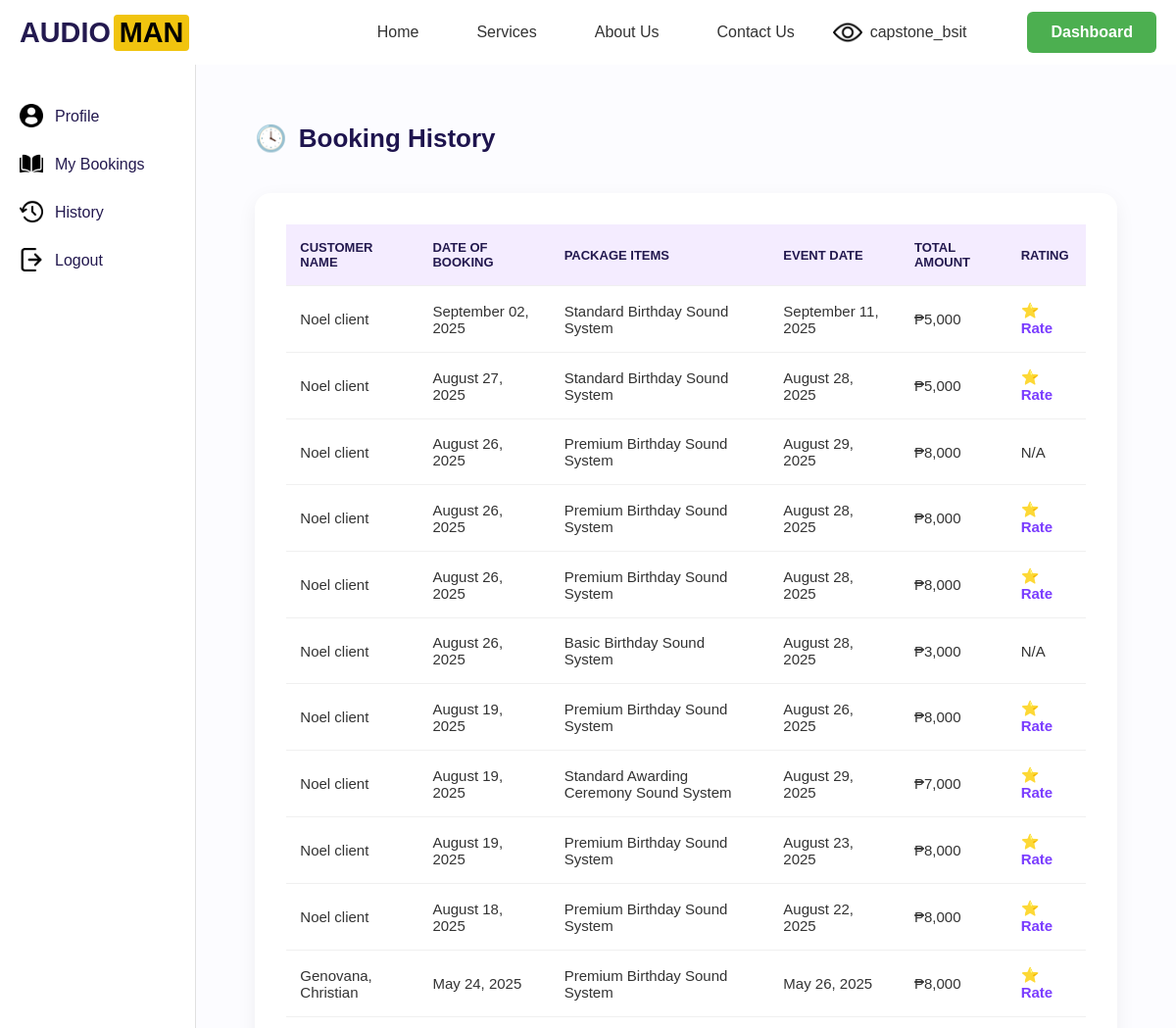
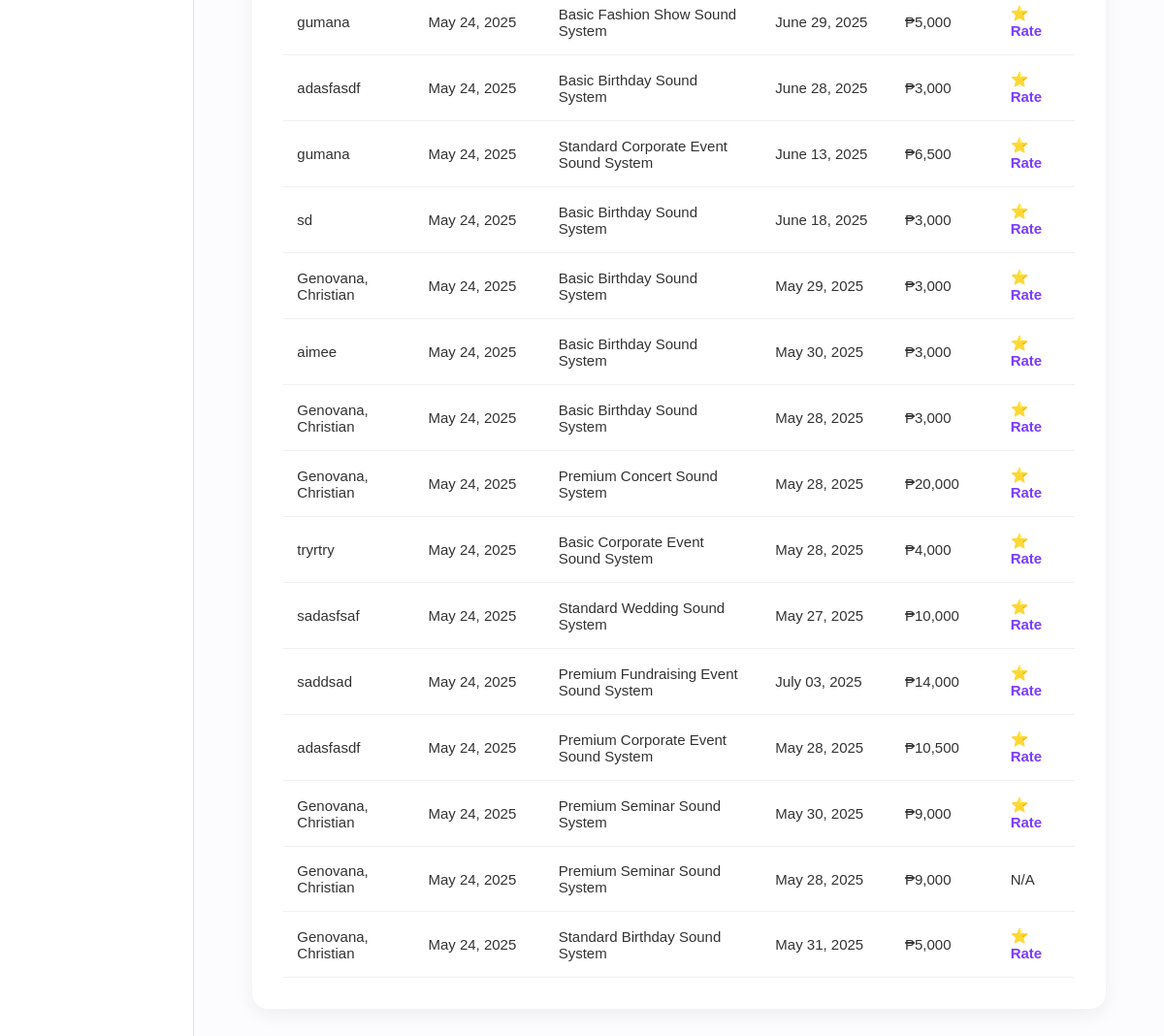
The page /accounts/history/ (signed in) on the database its author committed (2 pictures, top to bottom).
### accounts/models.py (models this page shows, shortened)
class Profile(models.Model):
    user = models.OneToOneField(User, on_delete=models.CASCADE)
    contact_number = models.CharField(max_length=20)
    province = models.CharField(max_length=100)
    city = models.CharField(max_length=100)
    address = models.CharField(max_length=255, blank=True, null=True)
    profile_picture = models.ImageField(upload_to='profile_pictures/', blank=True, null=True)
    requested_admin = models.BooleanField(default=False)

class Booking(models.Model):
    STATUS_CHOICES = [
        ('Processing', 'Processing'),
        ('Approved', 'Approved'),
        ('Rejected', 'Rejected'),
        ('Completed', 'Completed'),
    ]
    user = models.ForeignKey(User, on_delete=models.CASCADE)
    package = models.ForeignKey('ServicePackage', on_delete=models.CASCADE)
    full_name = models.CharField(max_length=100)
    email = models.EmailField()
    contact_number = models.CharField(max_length=20)
    event_date = models.DateField()
    event_time = models.TimeField()
    end_time = models.TimeField(null=True, blank=True)
    event_type = models.CharField(max_length=100)
    location = models.CharField(max_length=255)
    fulladdress = models.CharField(max_length=255, blank=True, null=True)
    audience_size = models.IntegerField()
    status = models.CharField(max_length=50, choices=STATUS_CHOICES, default='Processing')
    price = models.CharField(max_length=20)
    created_at = models.DateTimeField(default=timezone.now)
    cancel_reason = models.TextField(blank=True, null=True)
    reject_reason = models.TextField(null=True, blank=True)

class ServicePackage(models.Model):
    title = models.CharField(max_length=100)
    description = models.TextField()
    price = models.CharField(max_length=20)
    equipment = models.ManyToManyField(Equipment, through='PackageEquipment')

### accounts/views.py (the view)
# urls.py: path('history/', views.history, name='history'),
@login_required
def history(request):
    bookings = Booking.objects.filter(user=request.user).exclude(status='Processing').order_by('-created_at')
    history_list = []
    for booking in bookings:
        history_list.append({
            'id': booking.id,
            'customer_name': booking.full_name,
            'date_booked': booking.created_at.strftime('%B %d, %Y'),
            'package': booking.package.title,
            'event_date': booking.event_date.strftime('%B %d, %Y'),
            'total': booking.price,
            'rating': booking.rating if hasattr(booking, 'rating') else '',  # Assume you have rating field or adjust accordingly
            'status': booking.status,
        })
    return render(request, 'accounts/history.html', {'history_list': history_list})

### accounts/templates/accounts/history.html (shortened to what this page needs)
{% extends 'base.html' %}
{% load static %}
{% block content %}
<div class="container">
  <aside class="sidebar">
    <ul>
      <li><img src="{% static 'images/profile-user.png' %}" alt="User Icon"><span><a href="{% url 'profile' %}">Profile</a></span></li>
      <li><img src="{% static 'images/open-book.png' %}" alt="Bookings Icon"><span><a href="{% url 'mybookings' %}">My Bookings</a></span></li>
      <li><img src="{% static 'images/history.png' %}" alt="History Icon"><span><a href="{% url 'history' %}">History</a></span></li>
      <li><img src="{% static 'images/logout.png' %}" alt="Logout Icon"><span><a href="javascript:void(0);" onclick="confirmLogout()">Logout</a></span></li>
    </ul>
  </aside>
  <main class="main-content">
    <h2><span class="icon">🕓</span> Booking History</h2>
    <div class="table-container">
      <table>
        <thead>
          <tr>
            <th>Customer Name</th>
            <th>Date of Booking</th>
            <th>Package Items</th>
            <th>Event Date</th>
            <th>Total Amount</th>
            <th>Rating</th>
          </tr>
        </thead>
        <tbody>
          {% for booking in history_list %}
            <tr>
              <td>{{ booking.customer_name }}</td>
              <td>{{ booking.date_booked }}</td>
              <td>{{ booking.package }}</td>
              <td>{{ booking.event_date }}</td>
              <td>{{ booking.total }}</td>
              <td>
                {% if booking.status == "Completed" %}
                  {% if booking.review_exists %}
                    <span style="color: gray; cursor: default; pointer-events: none;">
                      {{ booking.rating }} ⭐
                    </span>
                  {% else %}
                    <a href="javascript:void(0);"
                       onclick="openModal('{{ booking.id }}', '{{ booking.customer_name }}', '{{ booking.date_booked }}', '{{ booking.package }}', '{{ booking.event_date }}', '{{ booking.rating|default:"" }}')"
                       style="color: #7a3cff; cursor: pointer;">
                       ⭐ Rate
                    </a>
                  {% endif %}
                {% else %}
                  N/A
                {% endif %}
              </td>
            </tr>
          {% empty %}
            <tr><td colspan="6">No history found.</td></tr>
          {% endfor %}
        </tbody>
      </table>
    </div>
  </main>
</div>
{% endblock %}

### accounts/templates/base.html (shortened to what this page needs)
{% load static %}
<!DOCTYPE html>
<html lang="en">
<head>
    <link rel="stylesheet" href="{% static 'css/base.css' %}">
</head>
<body>
<header class="nav-header">
    <div class="logo">
        <span class="text-white">AUDIO</span><span class="text-yellow">MAN</span>
    </div>
    <nav>
        <ul>
            <li><a href="{% url 'home' %}">Home</a></li>
            <li><a href="{% url 'services' %}">Services</a></li>
            <li><a href="{% url 'aboutus' %}">About Us</a></li>
            <li><a href="{% url 'contactus' %}">Contact Us</a></li>
            {% if user.is_authenticated %}
            <li class="profile-item">
                <a href="{% url 'profile' %}" class="profile-link">
                    {% if user.profile.profile_picture %}
                        <img src="{{ user.profile.profile_picture.url }}" alt="Profile Picture" style="width: 30px; height: 30px; border-radius: 50%;">
                    {% else %}
                        <img src="{% static 'images/profile-icon.png' %}" alt="Default Icon" style="width: 30px; height: 30px; border-radius: 50%;">
                    {% endif %}
                    <span class="profile-name">{{ user.username }}</span>
                </a>
            </li>
            {% if user.is_staff %}
                <li><a href="{% url 'dashboard' %}" class="dashboard-btn">Dashboard</a></li>
            {% endif %}
            {% else %}
                <li><a href="{% url 'register' %}">Register</a></li>
                <li><a href="{% url 'login' %}">Login</a></li>
            {% endif %}
        </ul>
    </nav>
</header>
{% block content %}{% endblock %}
</body>
</html>

### accounts/static/css/base.css (style rules this page uses)
:root { --primary-color: #23194f; --secondary-color: #DDFEF8; --accent-color: #3a2d7c; --highlight-bg: linear-gradient(135deg, #dceaff, #eef5ff); --text-color: #333; --light-color: #ffffff; --font-main: 'MavenPro', sans-serif; }
* { box-sizing: border-box; margin: 0; padding: 0; }
body { font-family: var(--font-main); background-color: var(--light-color); color: var(--text-color); }
.nav-header { display: flex; justify-content: space-between; align-items: center; background-color: #ffffff; padding: 12px 30px; box-shadow: 0 2px 4px rgba(0, 0, 0, 0.1); }
.logo { display: flex; align-items: center; font-family: 'MavenPro', sans-serif; font-size: 1.8rem; font-weight: bold; color: #23194f; }
.logo .text-white { color: #23194f; }
.logo .text-yellow { background-color: #f1c40f; color: #000000; padding: 2px 6px; border-radius: 4px; margin-left: 3px; font-weight: bold; }
nav ul { display: flex; list-style: none; margin: 0; padding: 0; }
nav ul li { margin-left: 20px; position: relative; }
nav ul li a { text-decoration: none; color: #333333; font-weight: 500; padding: 8px 12px; border-radius: 5px; transition: background-color 0.3s, color 0.3s; display: flex; align-items: center; }
.profile-link { display: flex; align-items: center; gap: 8px; text-decoration: none; color: var(--text-color); }
.profile-link img { width: 24px; height: 24px; border-radius: 50%; object-fit: cover; }
.profile-name { font-size: 1rem; font-weight: 500; }

### accounts/templates/accounts/history.html (style rules this page uses)
.container { display: flex; min-height: 100vh; font-family: 'MavenPro', sans-serif; background-color: #f9f9fb; }
.sidebar { width: 240px; background-color: #ffffff; padding: 40px 20px; border-right: 1px solid #e0e0e0; }
.sidebar ul { list-style: none; padding: 0; margin: 0; }
.sidebar li { display: flex; align-items: center; margin-bottom: 25px; font-size: 18px; }
.sidebar li img { width: 24px; height: 24px; margin-right: 12px; }
.sidebar li span a { color: #23194f; font-weight: 500; font-size: 16px; text-decoration: none; transition: color 0.3s ease; }
.main-content { flex-grow: 1; padding: 60px; background-color: #fcfcff; }
.main-content h2 { font-size: 26px; font-weight: 700; color: #1e144e; display: flex; align-items: center; gap: 12px; margin-bottom: 40px; }
.table-container { background-color: #ffffff; padding: 32px; border-radius: 16px; box-shadow: 0 6px 20px rgba(0,0,0,0.06); overflow-x: auto; }
table { width: 100%; border-collapse: collapse; font-size: 15px; }
th, td { text-align: left; padding: 16px 14px; border-bottom: 1px solid #f0f0f0; }
th { background-color: #f4ecff; color: #23194f; font-weight: 600; text-transform: uppercase; font-size: 13px; }
a { color: #7a3cff; text-decoration: none; font-weight: 600; }

### accounts/templates/base.html (style rules this page uses)
.nav-header { display: flex; justify-content: space-between; align-items: center; padding: 10px 20px; width: 100%; }
nav ul { display: flex; gap: 15px; margin: 0; padding: 0; align-items: center; }
nav ul li { list-style: none; }
.nav-header .profile-item { display: flex; align-items: center; gap: 10px; margin-left: auto; }
.dashboard-btn { background-color: #4CAF50; padding: 12px 24px; border-radius: 6px; color: white; text-decoration: none; font-size: 16px; font-weight: 600; display: inline-flex; align-items: center; gap: 8px; margin-left: 15px; transition: background-color 0.3s ease, transform 0.2s ease; }
.profile-link img { width: 30px; height: 30px; border-radius: 50%; object-fit: cover; }
.profile-item .profile-name { line-height: 30px; }

### rows shown on the page
Booking: customer_name "Noel client", total "₱5,000"
ServicePackage: package "Standard Birthday Sound System"
Booking: customer_name "Noel client", date_booked "August 27, 2025", package "Standard Birthday Sound System", event_date "August 28, 2025", total "₱5,000"
Booking: customer_name "Noel client", date_booked "August 26, 2025", package "Premium Birthday Sound System", event_date "August 29, 2025", total "₱8,000", status "N/A"
Booking: customer_name "Noel client", total "₱8,000"
ServicePackage: package "Premium Birthday Sound System" "Premium Birthday Sound System"
Booking: customer_name "Noel client", total "₱8,000"
Booking: customer_name "Noel client", total "₱3,000"
ServicePackage: package "Basic Birthday Sound System" "Basic Birthday Sound System" "Basic Birthday Sound System"
Booking: customer_name "Noel client", date_booked "August 19, 2025", package "Premium Birthday Sound System", event_date "August 26, 2025", total "₱8,000"
Booking: customer_name "Noel client", date_booked "August 19, 2025", package "Standard Awarding Ceremony Sound System", event_date "August 29, 2025", total "₱7,000"
Booking: customer_name "Noel client", date_booked "August 19, 2025", package "Premium Birthday Sound System", event_date "August 23, 2025", total "₱8,000"
Booking: customer_name "Noel client", date_booked "August 18, 2025", package "Premium Birthday Sound System", event_date "August 22, 2025", total "₱8,000"
Booking: customer_name "Genovana, Christian", date_booked "May 24, 2025", package "Premium Birthday Sound System", event_date "May 26, 2025", total "₱8,000"
Booking: customer_name "gumana", date_booked "May 24, 2025", package "Basic Fashion Show Sound System", event_date "June 29, 2025", total "₱5,000"
Booking: customer_name "adasfasdf", date_booked "May 24, 2025", package "Basic Birthday Sound System", event_date "June 28, 2025", total "₱3,000"
Booking: customer_name "gumana", date_booked "May 24, 2025", package "Standard Corporate Event Sound System", event_date "June 13, 2025", total "₱6,500"
Booking: customer_name "sd", date_booked "May 24, 2025", package "Basic Birthday Sound System", event_date "June 18, 2025", total "₱3,000"
Booking: customer_name "Genovana, Christian", date_booked "May 24, 2025", package "Basic Birthday Sound System", event_date "May 29, 2025", total "₱3,000"
Booking: customer_name "aimee", total "₱3,000"
Booking: customer_name "Genovana, Christian", total "₱3,000"
Booking: customer_name "Genovana, Christian", total "₱20,000"
ServicePackage: package "Premium Concert Sound System"
Booking: customer_name "tryrtry", total "₱4,000"
ServicePackage: package "Basic Corporate Event Sound System"
Booking: customer_name "sadasfsaf", date_booked "May 24, 2025", package "Standard Wedding Sound System", event_date "May 27, 2025", total "₱10,000"
Booking: customer_name "saddsad", total "₱14,000"
ServicePackage: package "Premium Fundraising Event Sound System"
Booking: customer_name "adasfasdf", total "₱10,500"
ServicePackage: package "Premium Corporate Event Sound System"
Booking: customer_name "Genovana, Christian", total "₱9,000"
ServicePackage: package "Premium Seminar Sound System" "Premium Seminar Sound System"
Booking: customer_name "Genovana, Christian", total "₱9,000"
Booking: customer_name "Genovana, Christian", date_booked "May 24, 2025", package "Standard Birthday Sound System", event_date "May 31, 2025", total "₱5,000"

### other values the page prints
{{ user.username }} "capstone_bsit"
{{ booking.date_booked }} "September 02, 2025" "August 26, 2025" "August 26, 2025" "August 26, 2025" "May 24, 2025" "May 24, 2025" "May 24, 2025" "May 24, 2025" "May 24, 2025" "May 24, 2025" "May 24, 2025" "May 24, 2025"
{{ booking.event_date }} "September 11, 2025" "August 28, 2025" "August 28, 2025" "August 28, 2025" "May 30, 2025" "May 28, 2025" "May 28, 2025" "May 28, 2025" "July 03, 2025" "May 28, 2025" "May 30, 2025" "May 28, 2025"
